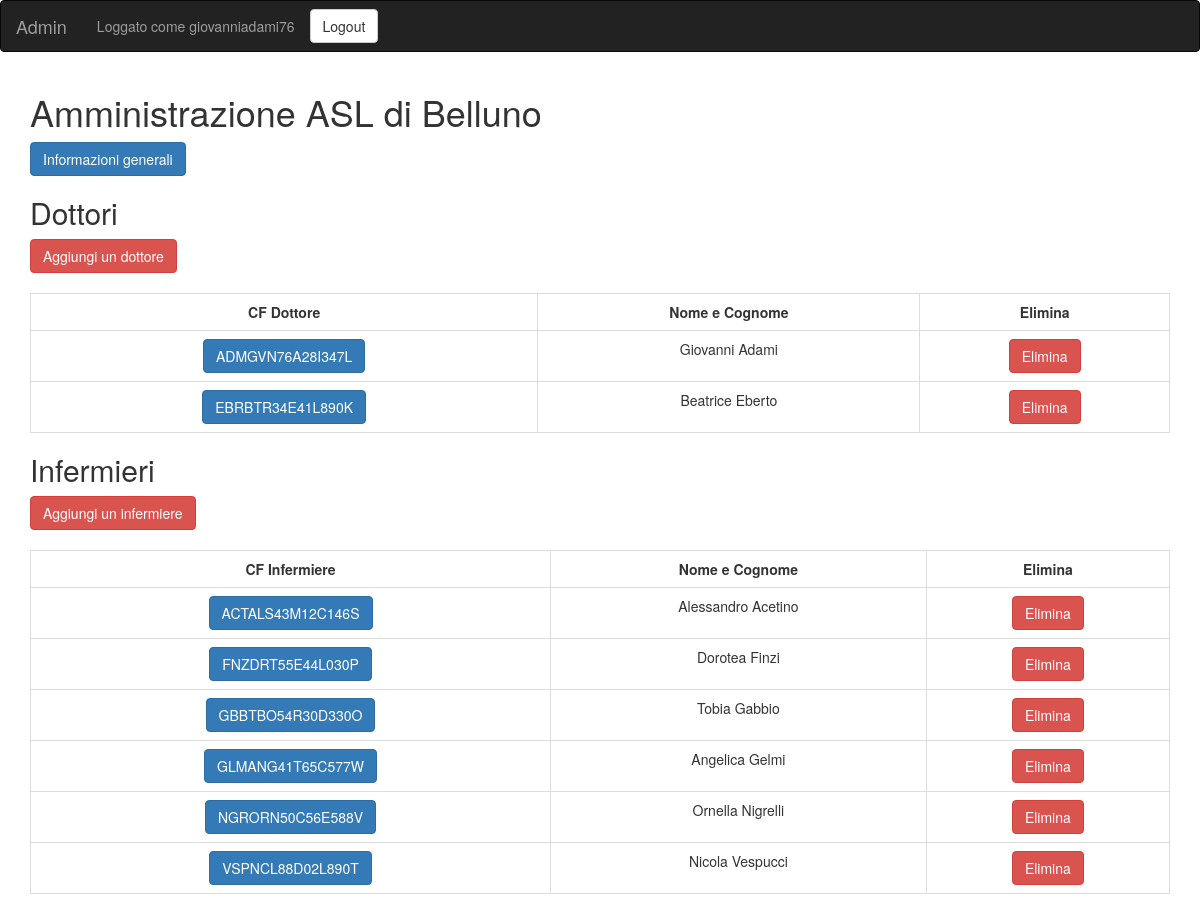
Page /sito_web/cgi-bin/indexadmin.php (signed in) on the committed database.
### tables this page shows
CREATE TABLE ASL (

	Codice    INT NOT NULL PRIMARY KEY AUTO_INCREMENT,
	Indirizzo VARCHAR(45) NOT NULL,
	Email     VARCHAR(45) NOT NULL,
	Telefono  VARCHAR(20) NOT NULL,
	CittaSede VARCHAR(45) NOT NULL,

	FOREIGN KEY (CittaSede) REFERENCES Citta(Nome)
		ON UPDATE CASCADE


);

CREATE TABLE Informazioni (

	CodiceFiscale  VARCHAR(16) NOT NULL PRIMARY KEY,
	DataNascita    DATE NOT NULL,
	Nome 		   VARCHAR(20) NOT NULL,
	Cognome		   VARCHAR(20) NOT NULL,
	Email		   VARCHAR(45),
	Sesso		   CHAR NOT NULL,
	Telefono	   VARCHAR(20) NOT NULL,
	CittaResidenza VARCHAR(45) NOT NULL,
	CittaNascita   VARCHAR(45) NOT NULL,
	Indirizzo	   VARCHAR(45) NOT NULL,
	CodiceASL 	   INT NOT NULL,

	FOREIGN KEY (CittaResidenza) REFERENCES Citta(Nome) 
		ON UPDATE CASCADE,
	FOREIGN KEY (CittaNascita) REFERENCES Citta(Nome) 
		ON UPDATE CASCADE,
	FOREIGN KEY (CodiceASL) REFERENCES ASL(Codice)
		
		

);

### sito_web/cgi-bin/db_config.php (called while the page is built, shortened)
<?php
class DBConfig
{
	private $db_server = "localhost";
	private $db_password = "";
	private $db_username = "";
	private $db_name = "ProgettoDataBase";
	private $db_conn = null;
	private function db_connection(){
		$this->db_conn = new mysqli($this->db_server, $this->db_username, $this->db_password, $this->db_name);
	}
	public function db_query($sql){
		$result = $this->db_conn->query($sql);
		$rows = array();
		if ($result && !is_bool($result)){
			$i = 0;
			while ($row = $result->fetch_assoc()){
				$rows[$i++] = $row;
			}
			$this->db_conn = null;
		}
		return $rows;
	}
}
?>

### sito_web/cgi-bin/indexadmin.php (the view, shortened to what this page needs)
<?php
	include('db_config.php');
?>
<!doctype html>
<html>
<head>
    <link rel="stylesheet" href="https://maxcdn.bootstrapcdn.com/bootstrap/3.3.6/css/bootstrap.min.css">
    <link rel="stylesheet" href="css/style.css" type="text/css"/>
</head>
<body>
<nav class="navbar navbar-inverse">
  <div class="navbar-header">
    <a class="navbar-brand" href="#">Admin</a>
  </div>
  <?php echo "<p class='navbar-text'>Loggato come ".$_SESSION['username']."</p>" ?>
  <form method='POST' action='#'><input type='hidden' name='logout-btn' value='logout'/><button type="submit" class="btn btn-default navbar-btn">Logout</button></form>
</nav>
<div class="container">
<?php
	$db_conn = new DBConfig();
	$row = $db_conn->db_query("SELECT CittaSede,Codice FROM ASL WHERE ASL.Codice=(SELECT CodiceASL FROM Informazioni AS I WHERE I.CodiceFiscale='".$_SESSION['codice_fiscale']."' )");
	$info_ASL = $row[0];
	echo "<h1>Amministrazione ASL di ".$info_ASL['CittaSede']."</h1>";
?>
	<a class='btn btn-primary' href="info_utili.php" >Informazioni generali</a>
	<h2>Dottori</h2>
	<form method='GET' action='new_dottore.php'>
			<button type='submit' class='btn btn-danger'>Aggiungi un dottore</button>
  	</form>
  	<br />
<?php
	$dottori = $db_conn->db_query("SELECT I.CodiceFiscale,I.Nome,I.Cognome FROM Informazioni AS I INNER JOIN Dottore ON I.CodiceFiscale=Dottore.CodiceFiscale AND I.CodiceASL=".$info_ASL['Codice']."");
	if (count($dottori)>0){
		echo "<table class='table table-bordered'>";
		echo "<tr>";
		echo "<th> CF Dottore </th>";
		echo "<th> Nome e Cognome </th>";
		echo "<th> Elimina </th>";
		echo "</tr>";
		for ($i=0; $i < count($dottori); $i++) {
			$dott = $dottori[$i];
			echo "<tr>";
			echo "<td><form action='info_dottore.php' method='GET'><input type='hidden' name='cf_dottore' value='".$dott['CodiceFiscale']."'/><button type='submit' class='btn btn-primary'>".$dott['CodiceFiscale']."</button></form></td>";
			echo "<td>".$dott['Nome']." ".$dott['Cognome']."</td>";
			echo "<td><form action='indexadmin.php' method='POST'><input type='hidden' name='delete_dottore' value='".$dott['CodiceFiscale']."'/><button type='submit' class='btn btn-danger'>Elimina</button></form></td>";
			echo "</tr>";
		}
		echo "</table>";
	}
	?>
	<h2>Infermieri</h2>
	<form method='GET' action='new_infermiere.php'>
			<button type='submit' class='btn btn-danger'>Aggiungi un infermiere</button>
  	</form>
  	<br />
	<?php
	$infermieri = $db_conn->db_query("SELECT I.CodiceFiscale,I.Nome,I.Cognome FROM Informazioni AS I INNER JOIN Infermiere ON I.CodiceFiscale=Infermiere.CodiceFiscale AND I.CodiceASL=".$info_ASL['Codice']."");
	if (count($infermieri)>0){
		echo "<table class='table table-bordered'>";
		echo "<tr>";
		echo "<th> CF Infermiere </th>";
		echo "<th> Nome e Cognome </th>";
		echo "<th> Elimina </th>";
		echo "</tr>";
		for ($i=0; $i < count($infermieri); $i++) {
			$inf = $infermieri[$i];
			echo "<tr>";
			echo "<td><form action='info_infermiere.php' method='GET'><input type='hidden' name='cf_infermiere' value='".$inf['CodiceFiscale']."'/><button type='submit' class='btn btn-primary'>".$inf['CodiceFiscale']."</button></form></td>";
			echo "<td>".$inf['Nome']." ".$inf['Cognome']."</td>";
			echo "<td><form action='indexadmin.php' method='POST'><input type='hidden' name='delete_infermiere' value='".$inf['CodiceFiscale']."'/><button type='submit' class='btn btn-danger'>Elimina</button></form></td>";
			echo "</tr>";
		}
		echo "</table>";
	}
?>
</div>
</body>
</html>

### sito_web/cgi-bin/css/style.css (style rules this page uses)
.table th,td { text-align: center; }

### rows in the picture
asl: CittaSede "Belluno"
informazioni: CodiceFiscale "ADMGVN76A28I347L", Nome "Giovanni", Cognome "Adami"
informazioni: CodiceFiscale "EBRBTR34E41L890K", Nome "Beatrice", Cognome "Eberto"
informazioni: CodiceFiscale "ACTALS43M12C146S", Nome "Alessandro", Cognome "Acetino"
informazioni: CodiceFiscale "FNZDRT55E44L030P", Nome "Dorotea", Cognome "Finzi"
informazioni: CodiceFiscale "GBBTBO54R30D330O", Nome "Tobia", Cognome "Gabbio"
informazioni: CodiceFiscale "GLMANG41T65C577W", Nome "Angelica", Cognome "Gelmi"
informazioni: CodiceFiscale "NGRORN50C56E588V", Nome "Ornella", Cognome "Nigrelli"
informazioni: CodiceFiscale "VSPNCL88D02L890T", Nome "Nicola", Cognome "Vespucci"

### other values in the picture
$_SESSION['username'] "giovanniadami76"
